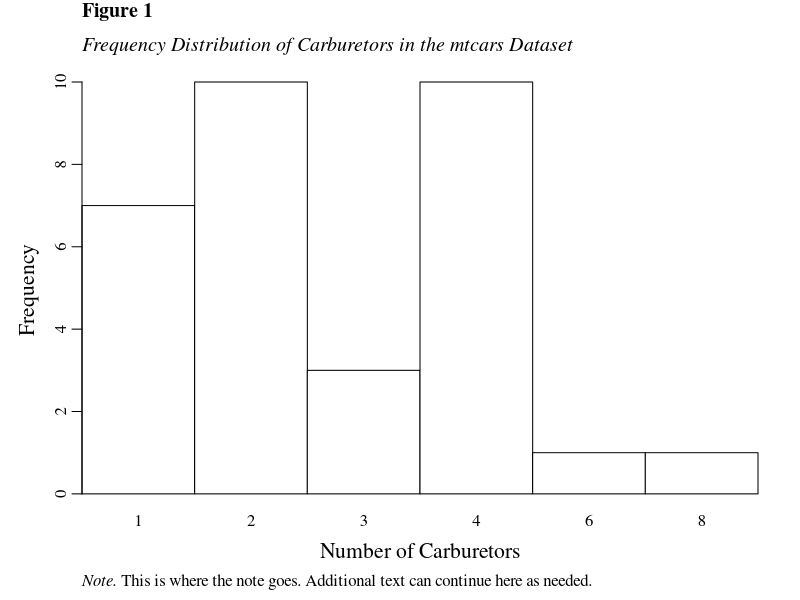

This figure's R source:
DataForPlot = mtcars



##############################################

#Set a serifed font
par(family = "serif")

# Create the barplot (histogram-like)
bp = barplot(table(mtcars$carb),
            space = 0,          # Makes it look more like a histogram
            col = "white",     # Light gray fill (or "white" for no fill)
            ylab = "Frequency",
            xlab = "Number of Carburetors",
            cex.lab = 1.3,
            main = "",          # Leave empty - we'll add it manually
            cex.names = 1,    # Optional: slightly larger x-axis labels
            cex.axis = 1,
            yaxs = 'i',
            xaxs = 'i',
            mgp = c(2.2, 0.6, 0)
            )

# Add left-justified figure title (bold "Figure 1")
title(main = expression(bold("Figure 1")),
      adj = 0,      # 0 = left justified
      line = 3.5)

# Add left-justified italic caption/title
title(main = expression(italic("Frequency Distribution of Carburetors in the mtcars Dataset")),
      adj = 0,
      line = 1.8)

# === LEFT-JUSTIFIED NOTE (best method for APA) ===
mtext(expression(paste(italic("Note."), " This is where the note goes. Additional text can continue here as needed.")),
      side = 1,          # bottom
      line = 3.8,        # distance below x-axis (adjust as needed)
      adj = 0,           # 0 = left justified
      cex = 1)         # slightly smaller text for notes

#Restore default font
par(family = "")
